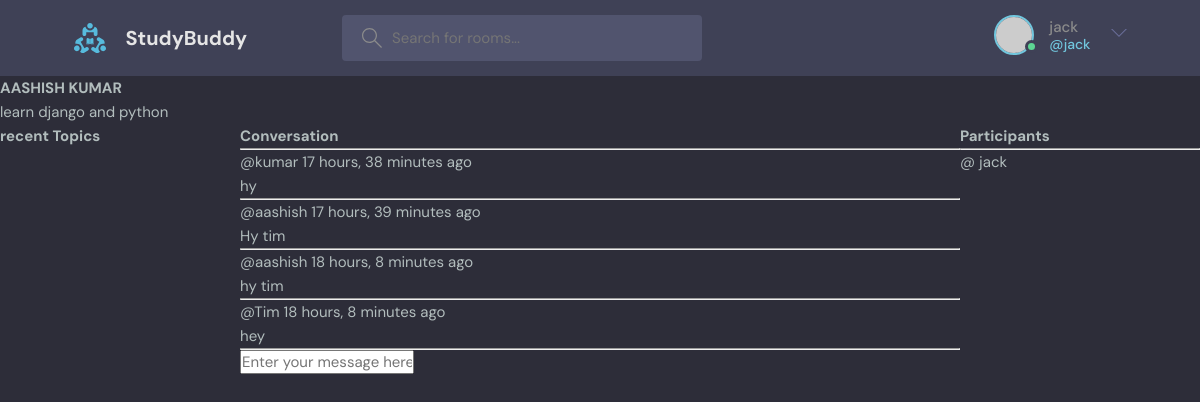
/room/2/ (signed in), run on the app's committed database.
### base/models.py (models this page shows, shortened)
class Room(models.Model):
    host = models.ForeignKey(User, on_delete=models.SET_NULL, null=True)
    topic =  models.ForeignKey(Topic,on_delete=models.SET_NULL, null=True)
    name = models.CharField(max_length=200)
    description = models.TextField(null=True, blank=True)
    participants = models.ManyToManyField(User, related_name='participants', blank=True)
    updated = models.DateTimeField(auto_now=True)
    created = models.DateTimeField(auto_now_add=True)
    class Meta:
        ordering = ['-updated', '-created']

class Message(models.Model):
    user = models.ForeignKey(User, on_delete=models.CASCADE)
    room = models.ForeignKey(Room, on_delete=models.CASCADE)
    body = models.TextField()
    updated = models.DateTimeField(auto_now=True)
    created = models.DateTimeField(auto_now_add=True)
    class Meta:
        ordering = ['-updated', '-created']

### base/views.py (the view, shortened to what this page needs)
# urls.py: path("room/<str:pk>/", views.room, name= 'room'),
def room(request, pk):
    room = Room.objects.get(id=pk)
    room_messages = room.message_set.all().order_by('-created')
    participants = room.participants.all()
    context = {'room': room, 'room_messages': room_messages, 'participants': participants}
    return render(request, 'base/room.html',context )

### base/templates/base/room.html (shortened to what this page needs)
{% extends 'main.html' %}
{% block content %}
<h1>{{room.name}}</h1>
<p>{{room.description}}</p>
<div class="room-container">
    <div>
        <h3>recent Topics</h3>
    </div>
    <div class="comment-wrapper">
        <h3>Conversation</h3>
        <hr>
        {% for message in room_messages%}
        <div>
            <small>@{{message.user}}  {{message.created | timesince}} ago </small>
            <p>{{message.body}}</p>
            <hr>
        </div>
        {% endfor %}
        {% if request.user.is_authenticated %}
        <div class="comment-form">
        <form action="" method="post">
            <input type="text" name="body" placeholder="Enter your message here...">
        </form>
        </div>
    </div>
    <div>
        <h3>Participants</h3>
        <hr>
        {% for user in participants%}
        <div>
            <small>@ {{user.username}} </small>
        </div>
        {% endfor %}
    </div>
</div>
{% endif %}
{% endblock content%}

### templates/navbar.html (shortened to what this page needs)
{% load static %}
<header class="header header--loggedIn">
    <div class="container">
      <a href="{% url 'home' %}"" class="header__logo">
        <img src="{% static 'images/logo.svg' %}" />
        <h1>StudyBuddy</h1>
      </a>
      <form class="header__search" method="get" action="{% url 'home' %}">
        <label>
          <input placeholder="Search for rooms..." name="q"/>
        </label>
      </form>
      <nav class="header__menu">
        {% if request.user.is_authenticated %}
        <div class="header__user">
          <a href="profile.html">
            <div class="avatar avatar--medium active">
              <img src="https://randomuser.me/api/portraits/men/37.jpg" />
            </div>
            <p>{{request.user.username}}<span>@{{request.user.username}}</span></p>
          </a>
          <button class="dropdown-button">
            <svg version="1.1" xmlns="http://www.w3.org/2000/svg" width="32" height="32" viewBox="0 0 32 32">
              <title>chevron-down</title>
              <path d="M16 21l-13-13h-3l16 16 16-16h-3l-13 13z"></path>
            </svg>
          </button>
        </div>
        {% else %}
        <a href="{% url 'login' %}">
          <img src="{% static 'images/avatar.svg' %}" />
          <p>Login</p>
        </a>
        {% endif %}
      </nav>
    </div>
  </header>

### static/styles/style.css (style rules this page uses)
:root { --color-main: #71c6dd; --color-main-light: #e1f6fb; --color-dark: #3f4156; --color-dark-medium: #51546e; --color-dark-light: #696d97; --color-light: #e5e5e5; --color-gray: #8b8b8b; --color-light-gray: #b2bdbd; --color-bg: #2d2d39; --color-success: #5dd693; --color-error: #fc4b0b; }
* { font-family: "DM Sans", -apple-system, BlinkMacSystemFont, "Segoe UI", Roboto, Oxygen, Ubuntu, Cantarell, "Open Sans", "Helvetica Neue", sans-serif; margin: 0; padding: 0; box-sizing: border-box; text-rendering: optimizeLegibility; font-size: inherit; }
html { font-size: 56.25%; }
@media only screen and (min-width: 1200px) { html { font-size: 62.5%; } }
body { line-height: 1.6; font-weight: 400; font-size: 1.5rem; color: var(--color-light-gray); background-color: var(--color-bg); min-height: 100vh; }
img { width: 100%; }
a { display: inline-block; color: var(--color-main); text-decoration: none; }
.container { max-width: 120rem; width: 90%; margin: auto; }
.avatar { position: relative; display: inline-block; border-radius: 50%; border: 2px solid var(--color-main); }
.avatar img { display: block; border-radius: 50%; object-fit: cover; object-position: center; }
.avatar::after { content: ""; display: block; position: absolute; background-color: var(--color-gray); z-index: 111; border-radius: 50%; border: 0.3rem solid var(--color-dark); }
.avatar.active::after { background-color: var(--color-success); }
.avatar.avatar--medium img { width: 3.6rem; height: 3.6rem; border-radius: 50%; }
.avatar.avatar--medium:after { width: 0.7rem; height: 0.7rem; bottom: 0px; right: -6px; }
.header { padding: 1.5rem; background-color: var(--color-dark); }
.header > .container { display: flex; gap: 9.5rem; }
.header__logo, .header__user { display: flex; gap: 2rem; align-items: center; }
.header__logo > img { height: 3.2rem; width: 3.2rem; }
.header__logo > h1 { font-weight: 700; font-size: 2rem; color: var(--color-light); }
.header__search > label { background-color: var(--color-dark-medium); padding: 1.3rem 1rem; display: flex; align-items: center; gap: 1rem; border-radius: 4px; }
.header__search svg { fill: var(--color-gray); width: 2rem; height: 2rem; margin-left: 1rem; }
.header__search input { width: 30rem; background: transparent; border: none; outline: none; color: var(--color-light); }
.header__menu { margin-left: auto; position: relative; }
.header__menu a { display: flex; gap: 1.5rem; align-items: center; font-weight: 500; text-decoration: none; color: var(--color-gray); }
.header__menu img { height: 3.6rem; }
.header__menu p { line-height: 1.2; }
.header__menu span { color: var(--color-main); font-weight: 500; font-size: 1.4rem; display: block; }
.header__menu svg { width: 1.6rem; height: 1.6rem; fill: var(--color-dark-light); }
.dropdown-button { background: transparent; border: 0; outline: 0; cursor: pointer; }

### base/templates/base/room.html (style rules this page uses)
.room-container { display: grid; grid-template-columns: 1fr 3fr 1fr; }

### data on the page
Room: name "AASHISH KUMAR", description "learn django and python"
Message: user "kumar", created "17 hours, 38 minutes", body "hy"
Message: user "aashish", created "17 hours, 39 minutes", body "Hy tim"
Message: user "aashish", created "18 hours, 8 minutes", body "hy tim"
Message: user "Tim", created "18 hours, 8 minutes", body "hey"

### other printed values
{{ request.user.username }} "jack"
{{ user.username }} "jack"
